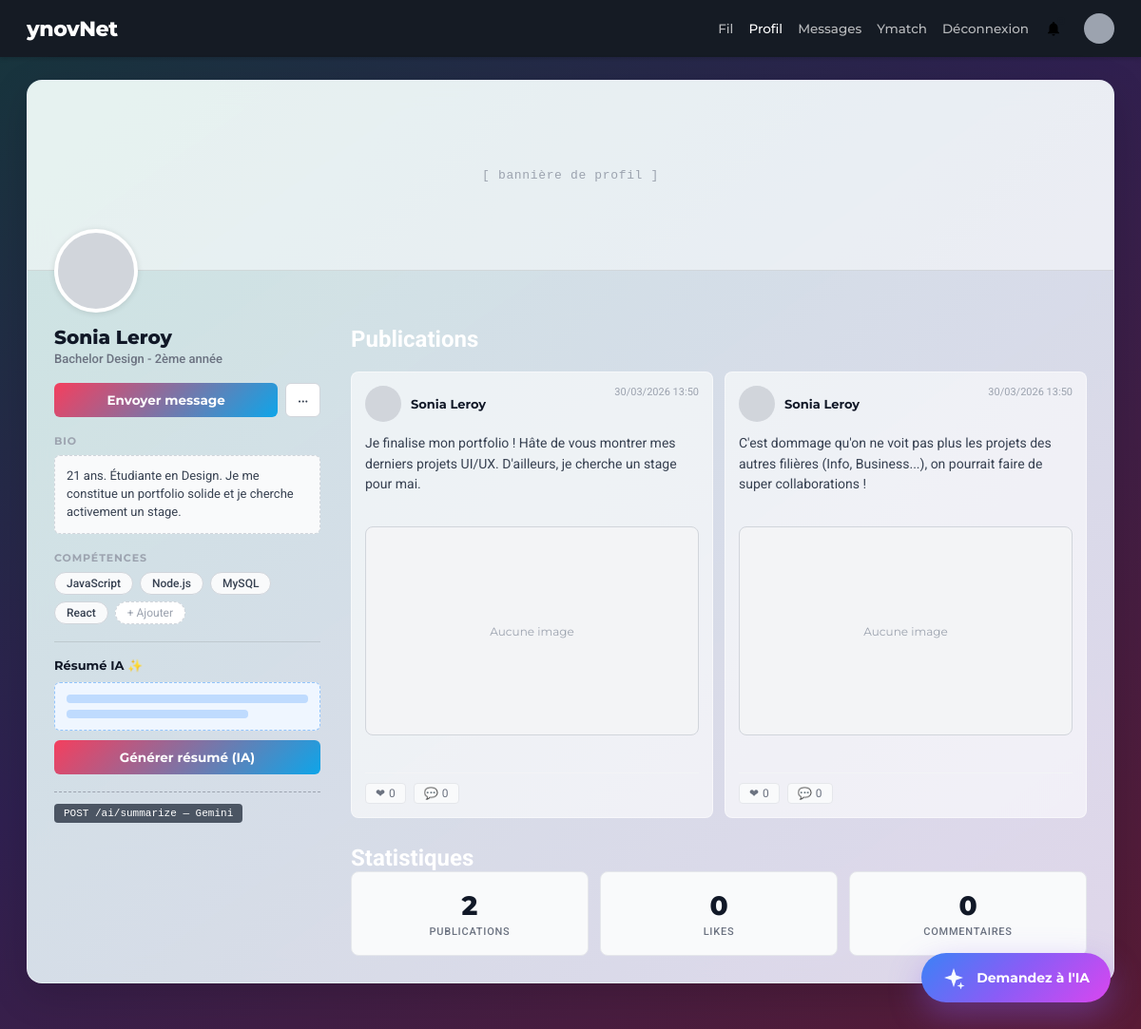
The app's page /user?id=2 (signed in) with its own data.
### tables this page shows
CREATE TABLE users (
  id BIGINT UNSIGNED AUTO_INCREMENT PRIMARY KEY,
  username VARCHAR(50) NOT NULL UNIQUE,
  nom VARCHAR(50) NOT NULL,
  prenom VARCHAR(50) NOT NULL,
  formation VARCHAR(100),
  profile_picture VARCHAR(255),
  banner_picture VARCHAR(255),
  email VARCHAR(100) NOT NULL UNIQUE,
  password TEXT NOT NULL,
  bio TEXT,
  created_at TIMESTAMP DEFAULT CURRENT_TIMESTAMP
);

CREATE TABLE posts (
  id BIGINT UNSIGNED AUTO_INCREMENT PRIMARY KEY,
  user_id BIGINT UNSIGNED NOT NULL,
  content TEXT,
  image_path VARCHAR(255),
  created_at TIMESTAMP DEFAULT CURRENT_TIMESTAMP,
  
  FOREIGN KEY (user_id) REFERENCES users(id) ON DELETE CASCADE
);

### src/views/profile.php (the view, shortened to what the rows shown need)
<div style="flex:1; padding:24px 28px;">
  <div style="max-width:1200px;margin:0 auto;">
    <div class="card" style="overflow:hidden;margin-bottom:24px;background:var(--container-gradient);backdrop-filter:blur(12px);border-radius:16px;box-shadow:0 12px 40px rgba(0,0,0,0.15);border:1px solid rgba(255,255,255,0.4);">
      <div style="height:200px;background:rgba(255,255,255,0.5);display:flex;align-items:center;justify-content:center;border-bottom:1px solid rgba(0,0,0,0.1);overflow:hidden;">
        <?php if (!empty($isOwnProfile)): ?>
          <label for="banner-picture-input" id="banner-picture-trigger" style="width:100%;height:100%;display:flex;align-items:center;justify-content:center;position:relative;cursor:pointer;overflow:hidden;">
            <?php if (!empty($profileBanner)): ?>
              <img id="banner-picture-preview" src="<?= htmlspecialchars(($basePath ?? '') . $profileBanner, ENT_QUOTES, 'UTF-8') ?>" alt="Bannière de profil" style="width:100%;height:100%;object-fit:cover;">
            <?php else: ?>
              <span id="banner-picture-placeholder" style="font-family:'SFMono-Regular',monospace;font-size:13px;color:#9ca3af;letter-spacing:.05em;">[ bannière de profil ]</span>
            <?php endif; ?>
            <span style="position:absolute;right:10px;bottom:10px;background:rgba(17,24,39,.7);color:#fff;font-size:11px;font-weight:600;padding:4px 8px;border-radius:4px;">Changer la bannière</span>
          </label>
        <?php else: ?>
          <?php if (!empty($profileBanner)): ?>
            <img src="<?= htmlspecialchars(($basePath ?? '') . $profileBanner, ENT_QUOTES, 'UTF-8') ?>" alt="Bannière de profil" style="width:100%;height:100%;object-fit:cover;">
          <?php else: ?>
            <span style="font-family:'SFMono-Regular',monospace;font-size:13px;color:#9ca3af;letter-spacing:.05em;">[ bannière de profil ]</span>
          <?php endif; ?>
        <?php endif; ?>
      </div>
      <div style="padding:0 28px 28px;position:relative;">
        <?php if (!empty($isOwnProfile)): ?>
          <label for="profile-picture-input" id="profile-picture-trigger" style="width:88px;height:88px;border-radius:50%;background:#d1d5db;border:4px solid #fff;margin-top:-44px;margin-bottom:14px;box-shadow:0 1px 6px rgba(0,0,0,.12);overflow:hidden;display:flex;align-items:center;justify-content:center;cursor:pointer;position:relative;">
            <?php if (!empty($profilePicture)): ?>
              <img id="profile-picture-preview" src="<?= htmlspecialchars(($basePath ?? '') . $profilePicture, ENT_QUOTES, 'UTF-8') ?>" alt="Photo de profil" style="width:100%;height:100%;object-fit:cover;">
            <?php else: ?>
              <span id="profile-picture-placeholder" style="font-size:11px;color:#6b7280;font-weight:700;">Photo</span>
            <?php endif; ?>
            <span style="position:absolute;left:50%;bottom:2px;transform:translateX(-50%);background:rgba(17,24,39,.7);color:#fff;font-size:10px;font-weight:600;padding:2px 6px;border-radius:3px;">Modifier</span>
          </label>
        <?php else: ?>
          <div style="width:88px;height:88px;border-radius:50%;background:#d1d5db;border:4px solid #fff;margin-top:-44px;margin-bottom:14px;box-shadow:0 1px 6px rgba(0,0,0,.12);overflow:hidden;">
          </div>
        <?php endif; ?>
        <div style="display:grid;grid-template-columns:280px 1fr;gap:32px;align-items:start;">
          <div style="display:flex;flex-direction:column;gap:18px;">
            <div>
              <h1 style="font-family:'Montserrat',sans-serif;font-size:20px;font-weight:800;color:#111827;margin-bottom:3px;"><?= htmlspecialchars($profileFullName ?? 'Utilisateur', ENT_QUOTES, 'UTF-8') ?></h1>
              <p style="font-size:13px;color:#6b7280;font-weight:500;"><?= htmlspecialchars($profileFormation ?? 'Profil Ynov', ENT_QUOTES, 'UTF-8') ?></p>
            </div>
            <div style="display:flex;gap:8px;">
              <button class="btn-dark" style="flex:1;">Envoyer message</button>
              <button class="btn-outline" style="padding:8px 12px;">···</button>
            </div>
            <div>
              <p style="font-family:'Montserrat',sans-serif;font-size:11px;font-weight:700;color:#9ca3af;text-transform:uppercase;letter-spacing:.08em;margin-bottom:8px;">Bio</p>
              <div style="background:#f9fafb;border:1.5px dashed #d1d5db;border-radius:6px;padding:12px;">
                <?php if (!empty($profileBio)): ?>
                  <p style="font-size:13px;color:#374151;line-height:1.45;white-space:pre-wrap;"><?= htmlspecialchars((string) $profileBio, ENT_QUOTES, 'UTF-8') ?></p>
                <?php else: ?>
                  <p style="font-size:12px;color:#9ca3af;">Aucune biographie pour le moment.</p>
                <?php endif; ?>
              </div>
            </div>
            <div>
              <p style="font-family:'Montserrat',sans-serif;font-size:11px;font-weight:700;color:#9ca3af;text-transform:uppercase;letter-spacing:.08em;margin-bottom:8px;">Compétences</p>
              <div style="display:flex;flex-wrap:wrap;gap:7px;">
                <?php foreach (['JavaScript','Node.js','MySQL','React'] as $skill): ?>
                <span style="padding:4px 12px;border-radius:99px;border:1px solid #d1d5db;font-size:12px;color:#374151;background:#f9fafb;font-weight:500;"><?= $skill ?></span>
                <?php endforeach; ?>
                <span style="padding:4px 12px;border-radius:99px;border:1.5px dashed #d1d5db;font-size:12px;color:#9ca3af;background:#fff;cursor:pointer;">+ Ajouter</span>
              </div>
            </div>
            <div style="padding-top:16px;border-top:1px solid rgba(0,0,0,0.1);">
              <p style="font-family:'Montserrat',sans-serif;font-size:13px;font-weight:700;color:#111827;margin-bottom:10px;">Résumé IA ✨</p>
              <div style="background:#eff6ff;border:1.5px dashed #93c5fd;border-radius:6px;padding:12px;margin-bottom:10px;">
                <div style="height:9px;background:#bfdbfe;border-radius:4px;width:100%;margin-bottom:7px;"></div>
                <div style="height:9px;background:#bfdbfe;border-radius:4px;width:75%;"></div>
              </div>
              <button class="btn-dark" style="width:100%;margin-bottom:8px;">Générer résumé (IA)</button>
              <div style="margin-top:10px;padding-top:10px;border-top:1px dashed var(--gray-400);">
                <span class="badge-api">POST /ai/summarize — Gemini</span>
              </div>
            </div>
          </div>
          <div style="display:flex;flex-direction:column;gap:20px;">
            <div>
              <div class="section-header"><h2>Publications</h2><span class="sep"></span></div>
            </div>
            <?php if (empty($profilePosts)): ?>
            <div class="card" style="padding:18px;background:rgba(255,255,255,0.6);border:1px solid rgba(255,255,255,0.5);">
              <p style="font-size:14px;color:#4b5563;">Aucune publication pour cet utilisateur.</p>
            </div>
            <?php else: ?>
            <div style="display:grid;grid-template-columns:repeat(auto-fit,minmax(320px,1fr));gap:12px;align-items:start;">
            <?php foreach ($profilePosts as $profilePost): ?>
            <?php
              $publishedAt = '';
              if (!empty($profilePost['created_at'])) {
                  $timestamp = strtotime((string) $profilePost['created_at']);
                  if ($timestamp !== false) {
                      $publishedAt = date('d/m/Y H:i', $timestamp);
                  }
              }
              $likeCount = (int) ($profilePost['like_count'] ?? 0);
              $commentCount = (int) ($profilePost['comment_count'] ?? 0);
            ?>
            <div class="card" style="padding:14px;background:rgba(255,255,255,0.6);border:1px solid rgba(255,255,255,0.5);min-height:470px;display:flex;flex-direction:column;">
              <div style="display:flex;justify-content:space-between;align-items:flex-start;margin-bottom:12px;">
                <div style="display:flex;align-items:center;gap:10px;">
                  <div style="width:38px;height:38px;border-radius:50%;background:#d1d5db;"></div>
                  <div style="font-family:'Montserrat',sans-serif;font-size:13px;font-weight:700;color:#111827;"><?= htmlspecialchars($profileFullName ?? 'Utilisateur', ENT_QUOTES, 'UTF-8') ?></div>
                </div>
                <span style="font-size:11px;color:#9ca3af;"><?= htmlspecialchars($publishedAt, ENT_QUOTES, 'UTF-8') ?></span>
              </div>
              <div style="font-size:14px;line-height:1.55;color:#374151;white-space:normal;word-break:break-word;display:-webkit-box;-webkit-line-clamp:4;-webkit-box-orient:vertical;overflow:hidden;min-height:86px;">
                <?= nl2br(htmlspecialchars((string) ($profilePost['content'] ?? ''), ENT_QUOTES, 'UTF-8')) ?>
              </div>
              <div style="margin-top:12px;height:220px;border-radius:8px;border:1px solid #d1d5db;background:#f3f4f6;display:flex;align-items:center;justify-content:center;overflow:hidden;">
                <?php if (!empty($profilePost['image_path'])): ?>
                <img
                  src="<?= htmlspecialchars(($basePath ?? '') . (string) $profilePost['image_path'], ENT_QUOTES, 'UTF-8') ?>"
                  alt="Image du post"
                  style="width:100%;height:100%;object-fit:cover;"
                >
                <?php else: ?>
                <span style="font-size:12px;color:#9ca3af;font-family:'Montserrat',sans-serif;">Aucune image</span>
                <?php endif; ?>
              </div>
              <div style="display:flex;justify-content:flex-start;align-items:center;padding-top:10px;border-top:1px solid #f3f4f6;gap:8px;margin-top:auto;">
                <span style="font-size:12px;color:#6b7280;background:#f9fafb;border:1px solid #e5e7eb;border-radius:4px;padding:3px 10px;display:flex;align-items:center;gap:4px;"><span>❤</span> <?= $likeCount ?></span>
                <span style="font-size:12px;color:#6b7280;background:#f9fafb;border:1px solid #e5e7eb;border-radius:4px;padding:3px 10px;display:flex;align-items:center;gap:4px;"><span>💬</span> <?= $commentCount ?></span>
              </div>
            </div>
            <?php endforeach; ?>
            </div>
            <?php endif; ?>
            <div>
              <div class="section-header" style="margin-top:8px;"><h2>Statistiques</h2><span class="sep"></span></div>
              <div style="display:grid;grid-template-columns:repeat(3,1fr);gap:12px;">
                <?php foreach ([[(string) ($profileStats['posts'] ?? 0),'Publications'],[(string) ($profileStats['likes'] ?? 0),'Likes'],[(string) ($profileStats['comments'] ?? 0),'Commentaires']] as $s): ?>
                <div style="background:#f9fafb;border:1.5px solid #e5e7eb;border-radius:8px;padding:18px;text-align:center;">
                  <div style="font-family:'Montserrat',sans-serif;font-size:28px;font-weight:800;color:#111827;"><?= $s[0] ?></div>
                  <div style="font-size:11px;color:#6b7280;font-weight:500;text-transform:uppercase;letter-spacing:.07em;margin-top:4px;"><?= $s[1] ?></div>
                </div>
                <?php endforeach; ?>
              </div>
            </div>
          </div>
        </div>
      </div>
    </div>
  </div>
</div>

### records on screen
users: profileFullName "Sonia Leroy", formation "Bachelor Design - 2ème année", bio "21 ans. Étudiante en Design. Je me constitue un portfolio solide et je cherche activement un stage."
posts: user.nom "Sonia Leroy", created_at "30/03/2026 13:50", content "Je finalise mon portfolio ! Hâte de vous montrer mes derniers projets UI/UX. D'ailleurs, je cherche un stage pour mai.", shows "Aucune image", likeCount "0", commentCount "0"
posts: user.nom "Sonia Leroy", created_at "30/03/2026 13:50", content "C'est dommage qu'on ne voit pas plus les projets des autres filières (Info, Business...), on pourrait faire de super collaborations !", shows "Aucune image", likeCount "0", commentCount "0"

### other values on screen
$skill "JavaScript"
$skill "Node.js"
$skill "MySQL"
$skill "React"
$s[0] "2"
$s[1] "PUBLICATIONS"
$s[0] "0"
$s[1] "LIKES"
$s[1] "COMMENTAIRES"
